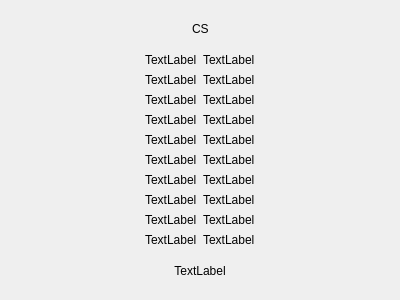
<?xml version="1.0" encoding="UTF-8"?>
<ui version="4.0">
 <class>EMCSDataPanel</class>
 <widget class="QWidget" name="EMCSDataPanel">
  <property name="geometry">
   <rect>
    <x>0</x>
    <y>0</y>
    <width>400</width>
    <height>300</height>
   </rect>
  </property>
  <property name="windowTitle">
   <string>EMCSDataPanel</string>
  </property>
  <layout class="QVBoxLayout" name="verticalLayout">
   <item>
    <layout class="QHBoxLayout" name="horizontalLayout">
     <item>
      <spacer name="horizontalSpacer">
       <property name="orientation">
        <enum>Qt::Horizontal</enum>
       </property>
       <property name="sizeHint" stdset="0">
        <size>
         <width>40</width>
         <height>20</height>
        </size>
       </property>
      </spacer>
     </item>
     <item>
      <widget class="QLabel" name="_emNameTag">
       <property name="text">
        <string>CS</string>
       </property>
      </widget>
     </item>
     <item>
      <spacer name="horizontalSpacer_2">
       <property name="orientation">
        <enum>Qt::Horizontal</enum>
       </property>
       <property name="sizeHint" stdset="0">
        <size>
         <width>40</width>
         <height>20</height>
        </size>
       </property>
      </spacer>
     </item>
    </layout>
   </item>
   <item>
    <layout class="QHBoxLayout" name="horizontalLayout_2">
     <item>
      <spacer name="horizontalSpacer_3">
       <property name="orientation">
        <enum>Qt::Horizontal</enum>
       </property>
       <property name="sizeHint" stdset="0">
        <size>
         <width>40</width>
         <height>20</height>
        </size>
       </property>
      </spacer>
     </item>
     <item>
      <layout class="QFormLayout" name="formLayout">
       <item row="0" column="0">
        <widget class="QLabel" name="_relskyTag">
         <property name="text">
          <string>TextLabel</string>
         </property>
        </widget>
       </item>
       <item row="0" column="1">
        <widget class="QLabel" name="_relskyValue">
         <property name="text">
          <string>TextLabel</string>
         </property>
        </widget>
       </item>
       <item row="1" column="0">
        <widget class="QLabel" name="_ambientTag">
         <property name="text">
          <string>TextLabel</string>
         </property>
        </widget>
       </item>
       <item row="1" column="1">
        <widget class="QLabel" name="_ambientValue">
         <property name="text">
          <string>TextLabel</string>
         </property>
        </widget>
       </item>
       <item row="2" column="0">
        <widget class="QLabel" name="_sensorTag">
         <property name="text">
          <string>TextLabel</string>
         </property>
        </widget>
       </item>
       <item row="2" column="1">
        <widget class="QLabel" name="_sensorValue">
         <property name="text">
          <string>TextLabel</string>
         </property>
        </widget>
       </item>
       <item row="3" column="0">
        <widget class="QLabel" name="_rainTag">
         <property name="text">
          <string>TextLabel</string>
         </property>
        </widget>
       </item>
       <item row="3" column="1">
        <widget class="QLabel" name="_rainValue">
         <property name="text">
          <string>TextLabel</string>
         </property>
        </widget>
       </item>
       <item row="4" column="1">
        <widget class="QLabel" name="_rainthreshValue">
         <property name="text">
          <string>TextLabel</string>
         </property>
        </widget>
       </item>
       <item row="5" column="0">
        <widget class="QLabel" name="_windTag">
         <property name="text">
          <string>TextLabel</string>
         </property>
        </widget>
       </item>
       <item row="5" column="1">
        <widget class="QLabel" name="_windValue">
         <property name="text">
          <string>TextLabel</string>
         </property>
        </widget>
       </item>
       <item row="6" column="0">
        <widget class="QLabel" name="_windunitTag">
         <property name="text">
          <string>TextLabel</string>
         </property>
        </widget>
       </item>
       <item row="6" column="1">
        <widget class="QLabel" name="_windunitValue">
         <property name="text">
          <string>TextLabel</string>
         </property>
        </widget>
       </item>
       <item row="7" column="0">
        <widget class="QLabel" name="_humidityTag">
         <property name="text">
          <string>TextLabel</string>
         </property>
        </widget>
       </item>
       <item row="7" column="1">
        <widget class="QLabel" name="_humidityValue">
         <property name="text">
          <string>TextLabel</string>
         </property>
        </widget>
       </item>
       <item row="8" column="0">
        <widget class="QLabel" name="_dewpointTag">
         <property name="text">
          <string>TextLabel</string>
         </property>
        </widget>
       </item>
       <item row="8" column="1">
        <widget class="QLabel" name="_dewpointValue">
         <property name="text">
          <string>TextLabel</string>
         </property>
        </widget>
       </item>
       <item row="9" column="0">
        <widget class="QLabel" name="_daylightTag">
         <property name="text">
          <string>TextLabel</string>
         </property>
        </widget>
       </item>
       <item row="9" column="1">
        <widget class="QLabel" name="_daylightValue">
         <property name="text">
          <string>TextLabel</string>
         </property>
        </widget>
       </item>
       <item row="4" column="0">
        <widget class="QLabel" name="_rainthreshTag">
         <property name="text">
          <string>TextLabel</string>
         </property>
        </widget>
       </item>
      </layout>
     </item>
     <item>
      <spacer name="horizontalSpacer_4">
       <property name="orientation">
        <enum>Qt::Horizontal</enum>
       </property>
       <property name="sizeHint" stdset="0">
        <size>
         <width>40</width>
         <height>20</height>
        </size>
       </property>
      </spacer>
     </item>
    </layout>
   </item>
   <item>
    <widget class="QLabel" name="_timeTag">
     <property name="text">
      <string>TextLabel</string>
     </property>
     <property name="alignment">
      <set>Qt::AlignCenter</set>
     </property>
    </widget>
   </item>
  </layout>
  <zorder>_timeTag</zorder>
  <zorder>_rainthreshTag</zorder>
  <zorder>horizontalSpacer_3</zorder>
  <zorder>horizontalSpacer_4</zorder>
 </widget>
 <resources/>
 <connections/>
</ui>
